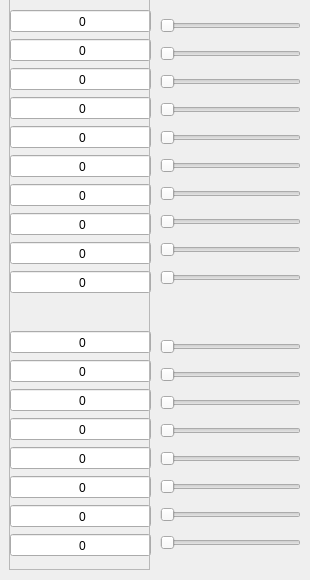
      <widget class="QWidget" name="tab_10">
       <attribute name="title">
        <string>2017</string>
       </attribute>
       <widget class="QFrame" name="verticalFrame_9">
        <property name="geometry">
         <rect>
          <x>160</x>
          <y>11</y>
          <width>141</width>
          <height>291</height>
         </rect>
        </property>
        <layout class="QVBoxLayout" name="verticalLayout_5">
         <property name="leftMargin">
          <number>0</number>
         </property>
         <property name="topMargin">
          <number>0</number>
         </property>
         <property name="rightMargin">
          <number>0</number>
         </property>
         <property name="bottomMargin">
          <number>0</number>
         </property>
         <item>
          <widget class="QSlider" name="horizontalSlider_3_1110">
           <property name="maximum">
            <number>1000000</number>
           </property>
           <property name="orientation">
            <enum>Qt::Horizontal</enum>
           </property>
          </widget>
         </item>
         <item>
          <widget class="QSlider" name="horizontalSlider_3_1120">
           <property name="maximum">
            <number>1000000</number>
           </property>
           <property name="orientation">
            <enum>Qt::Horizontal</enum>
           </property>
          </widget>
         </item>
         <item>
          <widget class="QSlider" name="horizontalSlider_3_1130">
           <property name="maximum">
            <number>1000000</number>
           </property>
           <property name="orientation">
            <enum>Qt::Horizontal</enum>
           </property>
          </widget>
         </item>
         <item>
          <widget class="QSlider" name="horizontalSlider_3_1140">
           <property name="maximum">
            <number>1000000</number>
           </property>
           <property name="orientation">
            <enum>Qt::Horizontal</enum>
           </property>
          </widget>
         </item>
         <item>
          <widget class="QSlider" name="horizontalSlider_3_1150">
           <property name="maximum">
            <number>1000000</number>
           </property>
           <property name="orientation">
            <enum>Qt::Horizontal</enum>
           </property>
          </widget>
         </item>
         <item>
          <widget class="QSlider" name="horizontalSlider_3_1160">
           <property name="maximum">
            <number>1000000</number>
           </property>
           <property name="orientation">
            <enum>Qt::Horizontal</enum>
           </property>
          </widget>
         </item>
         <item>
          <widget class="QSlider" name="horizontalSlider_3_1170">
           <property name="maximum">
            <number>1000000</number>
           </property>
           <property name="orientation">
            <enum>Qt::Horizontal</enum>
           </property>
          </widget>
         </item>
         <item>
          <widget class="QSlider" name="horizontalSlider_3_1180">
           <property name="maximum">
            <number>1000000</number>
           </property>
           <property name="orientation">
            <enum>Qt::Horizontal</enum>
           </property>
          </widget>
         </item>
         <item>
          <widget class="QSlider" name="horizontalSlider_3_1190">
           <property name="maximum">
            <number>1000000</number>
           </property>
           <property name="orientation">
            <enum>Qt::Horizontal</enum>
           </property>
          </widget>
         </item>
         <item>
          <widget class="QSlider" name="horizontalSlider_3_1100">
           <property name="maximum">
            <number>1000000</number>
           </property>
           <property name="orientation">
            <enum>Qt::Horizontal</enum>
           </property>
          </widget>
         </item>
        </layout>
       </widget>
       <widget class="QFrame" name="verticalFrame_32">
        <property name="geometry">
         <rect>
          <x>160</x>
          <y>332</y>
          <width>141</width>
          <height>231</height>
         </rect>
        </property>
        <layout class="QVBoxLayout" name="verticalLayout_34">
         <property name="leftMargin">
          <number>0</number>
         </property>
         <property name="topMargin">
          <number>0</number>
         </property>
         <property name="rightMargin">
          <number>0</number>
         </property>
         <property name="bottomMargin">
          <number>0</number>
         </property>
         <item>
          <widget class="QSlider" name="horizontalSlider_3_1210">
           <property name="maximum">
            <number>1000000</number>
           </property>
           <property name="orientation">
            <enum>Qt::Horizontal</enum>
           </property>
          </widget>
         </item>
         <item>
          <widget class="QSlider" name="horizontalSlider_3_1220">
           <property name="maximum">
            <number>1000000</number>
           </property>
           <property name="orientation">
            <enum>Qt::Horizontal</enum>
           </property>
          </widget>
         </item>
         <item>
          <widget class="QSlider" name="horizontalSlider_3_1230">
           <property name="maximum">
            <number>1000000</number>
           </property>
           <property name="orientation">
            <enum>Qt::Horizontal</enum>
           </property>
          </widget>
         </item>
         <item>
          <widget class="QSlider" name="horizontalSlider_3_1240">
           <property name="maximum">
            <number>1000000</number>
           </property>
           <property name="orientation">
            <enum>Qt::Horizontal</enum>
           </property>
          </widget>
         </item>
         <item>
          <widget class="QSlider" name="horizontalSlider_3_1250">
           <property name="maximum">
            <number>1000000</number>
           </property>
           <property name="orientation">
            <enum>Qt::Horizontal</enum>
           </property>
          </widget>
         </item>
         <item>
          <widget class="QSlider" name="horizontalSlider_3_1260">
           <property name="maximum">
            <number>1000000</number>
           </property>
           <property name="orientation">
            <enum>Qt::Horizontal</enum>
           </property>
          </widget>
         </item>
         <item>
          <widget class="QSlider" name="horizontalSlider_3_1200">
           <property name="maximum">
            <number>1000000</number>
           </property>
           <property name="orientation">
            <enum>Qt::Horizontal</enum>
           </property>
          </widget>
         </item>
         <item>
          <widget class="QSlider" name="horizontalSlider_3_1600">
           <property name="maximum">
            <number>1000000</number>
           </property>
           <property name="orientation">
            <enum>Qt::Horizontal</enum>
           </property>
          </widget>
         </item>
        </layout>
       </widget>
       <widget class="QFrame" name="verticalFrame_33">
        <property name="geometry">
         <rect>
          <x>10</x>
          <y>9</y>
          <width>141</width>
          <height>291</height>
         </rect>
        </property>
        <layout class="QVBoxLayout" name="verticalLayout_35">
         <property name="leftMargin">
          <number>0</number>
         </property>
         <property name="topMargin">
          <number>0</number>
         </property>
         <property name="rightMargin">
          <number>0</number>
         </property>
         <property name="bottomMargin">
          <number>0</number>
         </property>
         <item>
          <widget class="QLineEdit" name="lineEdit_3_1110">
           <property name="alignment">
            <set>Qt::AlignLeading|Qt::AlignLeft|Qt::AlignVCenter</set>
           </property>
           <property name="clearButtonEnabled">
            <bool>true</bool>
           </property>
          </widget>
         </item>
         <item>
          <widget class="QLineEdit" name="lineEdit_3_1120">
           <property name="alignment">
            <set>Qt::AlignLeading|Qt::AlignLeft|Qt::AlignVCenter</set>
           </property>
           <property name="clearButtonEnabled">
            <bool>true</bool>
           </property>
          </widget>
         </item>
         <item>
          <widget class="QLineEdit" name="lineEdit_3_1130">
           <property name="alignment">
            <set>Qt::AlignLeading|Qt::AlignLeft|Qt::AlignVCenter</set>
           </property>
           <property name="clearButtonEnabled">
            <bool>true</bool>
           </property>
          </widget>
         </item>
         <item>
          <widget class="QLineEdit" name="lineEdit_3_1140">
           <property name="alignment">
            <set>Qt::AlignLeading|Qt::AlignLeft|Qt::AlignVCenter</set>
           </property>
           <property name="clearButtonEnabled">
            <bool>true</bool>
           </property>
          </widget>
         </item>
         <item>
          <widget class="QLineEdit" name="lineEdit_3_1150">
           <property name="alignment">
            <set>Qt::AlignLeading|Qt::AlignLeft|Qt::AlignVCenter</set>
           </property>
           <property name="clearButtonEnabled">
            <bool>true</bool>
           </property>
          </widget>
         </item>
         <item>
          <widget class="QLineEdit" name="lineEdit_3_1160">
           <property name="alignment">
            <set>Qt::AlignLeading|Qt::AlignLeft|Qt::AlignVCenter</set>
           </property>
           <property name="clearButtonEnabled">
            <bool>true</bool>
           </property>
          </widget>
         </item>
         <item>
          <widget class="QLineEdit" name="lineEdit_3_1170">
           <property name="alignment">
            <set>Qt::AlignLeading|Qt::AlignLeft|Qt::AlignVCenter</set>
           </property>
           <property name="clearButtonEnabled">
            <bool>true</bool>
           </property>
          </widget>
         </item>
         <item>
          <widget class="QLineEdit" name="lineEdit_3_1180">
           <property name="alignment">
            <set>Qt::AlignLeading|Qt::AlignLeft|Qt::AlignVCenter</set>
           </property>
           <property name="clearButtonEnabled">
            <bool>true</bool>
           </property>
          </widget>
         </item>
         <item>
          <widget class="QLineEdit" name="lineEdit_3_1190">
           <property name="alignment">
            <set>Qt::AlignLeading|Qt::AlignLeft|Qt::AlignVCenter</set>
           </property>
           <property name="clearButtonEnabled">
            <bool>true</bool>
           </property>
          </widget>
         </item>
         <item>
          <widget class="QLineEdit" name="lineEdit_3_1100">
           <property name="alignment">
            <set>Qt::AlignLeading|Qt::AlignLeft|Qt::AlignVCenter</set>
           </property>
           <property name="clearButtonEnabled">
            <bool>true</bool>
           </property>
          </widget>
         </item>
        </layout>
       </widget>
       <widget class="QFrame" name="verticalFrame_34">
        <property name="geometry">
         <rect>
          <x>10</x>
          <y>330</y>
          <width>141</width>
          <height>231</height>
         </rect>
        </property>
        <layout class="QVBoxLayout" name="verticalLayout_36">
         <property name="leftMargin">
          <number>0</number>
         </property>
         <property name="topMargin">
          <number>0</number>
         </property>
         <property name="rightMargin">
          <number>0</number>
         </property>
         <property name="bottomMargin">
          <number>0</number>
         </property>
         <item>
          <widget class="QLineEdit" name="lineEdit_3_1210">
           <property name="inputMethodHints">
            <set>Qt::ImhDigitsOnly</set>
           </property>
           <property name="text">
            <string/>
           </property>
           <property name="maxLength">
            <number>20</number>
           </property>
           <property name="alignment">
            <set>Qt::AlignLeading|Qt::AlignLeft|Qt::AlignVCenter</set>
           </property>
           <property name="clearButtonEnabled">
            <bool>true</bool>
           </property>
          </widget>
         </item>
         <item>
          <widget class="QLineEdit" name="lineEdit_3_1220">
           <property name="inputMethodHints">
            <set>Qt::ImhDigitsOnly</set>
           </property>
           <property name="text">
            <string/>
           </property>
           <property name="maxLength">
            <number>20</number>
           </property>
           <property name="alignment">
            <set>Qt::AlignLeading|Qt::AlignLeft|Qt::AlignVCenter</set>
           </property>
           <property name="clearButtonEnabled">
            <bool>true</bool>
           </property>
          </widget>
         </item>
         <item>
          <widget class="QLineEdit" name="lineEdit_3_1230">
           <property name="inputMethodHints">
            <set>Qt::ImhDigitsOnly</set>
           </property>
           <property name="text">
            <string/>
           </property>
           <property name="maxLength">
            <number>20</number>
           </property>
           <property name="alignment">
            <set>Qt::AlignLeading|Qt::AlignLeft|Qt::AlignVCenter</set>
           </property>
           <property name="clearButtonEnabled">
            <bool>true</bool>
           </property>
          </widget>
         </item>
         <item>
          <widget class="QLineEdit" name="lineEdit_3_1240">
           <property name="inputMethodHints">
            <set>Qt::ImhDigitsOnly</set>
           </property>
           <property name="text">
            <string/>
           </property>
           <property name="maxLength">
            <number>20</number>
           </property>
           <property name="alignment">
            <set>Qt::AlignLeading|Qt::AlignLeft|Qt::AlignVCenter</set>
           </property>
           <property name="clearButtonEnabled">
            <bool>true</bool>
           </property>
          </widget>
         </item>
         <item>
          <widget class="QLineEdit" name="lineEdit_3_1250">
           <property name="inputMethodHints">
            <set>Qt::ImhDigitsOnly</set>
           </property>
           <property name="text">
            <string/>
           </property>
           <property name="maxLength">
            <number>20</number>
           </property>
           <property name="alignment">
            <set>Qt::AlignLeading|Qt::AlignLeft|Qt::AlignVCenter</set>
           </property>
           <property name="clearButtonEnabled">
            <bool>true</bool>
           </property>
          </widget>
         </item>
         <item>
          <widget class="QLineEdit" name="lineEdit_3_1260">
           <property name="inputMethodHints">
            <set>Qt::ImhDigitsOnly</set>
           </property>
           <property name="text">
            <string/>
           </property>
           <property name="maxLength">
            <number>20</number>
           </property>
           <property name="alignment">
            <set>Qt::AlignLeading|Qt::AlignLeft|Qt::AlignVCenter</set>
           </property>
           <property name="clearButtonEnabled">
            <bool>true</bool>
           </property>
          </widget>
         </item>
         <item>
          <widget class="QLineEdit" name="lineEdit_3_1200">
           <property name="inputMethodHints">
            <set>Qt::ImhDigitsOnly</set>
           </property>
           <property name="text">
            <string/>
           </property>
           <property name="maxLength">
            <number>20</number>
           </property>
           <property name="alignment">
            <set>Qt::AlignLeading|Qt::AlignLeft|Qt::AlignVCenter</set>
           </property>
           <property name="clearButtonEnabled">
            <bool>true</bool>
           </property>
          </widget>
         </item>
         <item>
          <widget class="QLineEdit" name="lineEdit_3_1600">
           <property name="inputMethodHints">
            <set>Qt::ImhDigitsOnly</set>
           </property>
           <property name="text">
            <string/>
           </property>
           <property name="maxLength">
            <number>20</number>
           </property>
           <property name="alignment">
            <set>Qt::AlignLeading|Qt::AlignLeft|Qt::AlignVCenter</set>
           </property>
           <property name="clearButtonEnabled">
            <bool>true</bool>
           </property>
          </widget>
         </item>
        </layout>
       </widget>
       <widget class="QFrame" name="frame_7">
        <property name="geometry">
         <rect>
          <x>9</x>
          <y>-1</y>
          <width>141</width>
          <height>571</height>
         </rect>
        </property>
        <property name="frameShape">
         <enum>QFrame::StyledPanel</enum>
        </property>
        <property name="frameShadow">
         <enum>QFrame::Raised</enum>
        </property>
        <widget class="QLabel" name="label_197">
         <property name="geometry">
          <rect>
           <x>50</x>
           <y>16</y>
           <width>47</width>
           <height>13</height>
          </rect>
         </property>
         <property name="text">
          <string>0</string>
         </property>
         <property name="alignment">
          <set>Qt::AlignCenter</set>
         </property>
        </widget>
        <widget class="QLabel" name="label_198">
         <property name="geometry">
          <rect>
           <x>50</x>
           <y>45</y>
           <width>47</width>
           <height>13</height>
          </rect>
         </property>
         <property name="text">
          <string>0</string>
         </property>
         <property name="alignment">
          <set>Qt::AlignCenter</set>
         </property>
        </widget>
        <widget class="QLabel" name="label_199">
         <property name="geometry">
          <rect>
           <x>50</x>
           <y>74</y>
           <width>47</width>
           <height>13</height>
          </rect>
         </property>
         <property name="text">
          <string>0</string>
         </property>
         <property name="alignment">
          <set>Qt::AlignCenter</set>
         </property>
        </widget>
        <widget class="QLabel" name="label_200">
         <property name="geometry">
          <rect>
           <x>50</x>
           <y>103</y>
           <width>47</width>
           <height>13</height>
          </rect>
         </property>
         <property name="text">
          <string>0</string>
         </property>
         <property name="alignment">
          <set>Qt::AlignCenter</set>
         </property>
        </widget>
        <widget class="QLabel" name="label_201">
         <property name="geometry">
          <rect>
           <x>50</x>
           <y>132</y>
           <width>47</width>
           <height>13</height>
          </rect>
         </property>
         <property name="text">
          <string>0</string>
         </property>
         <property name="alignment">
          <set>Qt::AlignCenter</set>
         </property>
        </widget>
        <widget class="QLabel" name="label_202">
         <property name="geometry">
          <rect>
           <x>50</x>
           <y>161</y>
           <width>47</width>
           <height>13</height>
          </rect>
         </property>
         <property name="text">
          <string>0</string>
         </property>
         <property name="alignment">
          <set>Qt::AlignCenter</set>
         </property>
        </widget>
        <widget class="QLabel" name="label_203">
         <property name="geometry">
          <rect>
           <x>50</x>
           <y>190</y>
           <width>47</width>
           <height>13</height>
          </rect>
         </property>
         <property name="text">
          <string>0</string>
         </property>
         <property name="alignment">
          <set>Qt::AlignCenter</set>
         </property>
        </widget>
        <widget class="QLabel" name="label_204">
         <property name="geometry">
          <rect>
           <x>50</x>
           <y>219</y>
           <width>47</width>
           <height>13</height>
          </rect>
         </property>
         <property name="text">
          <string>0</string>
         </property>
         <property name="alignment">
          <set>Qt::AlignCenter</set>
         </property>
        </widget>
        <widget class="QLabel" name="label_205">
         <property name="geometry">
          <rect>
           <x>50</x>
           <y>248</y>
           <width>47</width>
           <height>13</height>
          </rect>
         </property>
         <property name="text">
          <string>0</string>
         </property>
         <property name="alignment">
          <set>Qt::AlignCenter</set>
         </property>
        </widget>
        <widget class="QLabel" name="label_206">
         <property name="geometry">
          <rect>
           <x>50</x>
           <y>277</y>
           <width>47</width>
           <height>13</height>
          </rect>
         </property>
         <property name="text">
          <string>0</string>
         </property>
         <property name="alignment">
          <set>Qt::AlignCenter</set>
         </property>
        </widget>
        <widget class="QLabel" name="label_207">
         <property name="geometry">
          <rect>
           <x>50</x>
           <y>337</y>
           <width>47</width>
           <height>13</height>
          </rect>
         </property>
         <property name="text">
          <string>0</string>
         </property>
         <property name="alignment">
          <set>Qt::AlignCenter</set>
         </property>
        </widget>
        <widget class="QLabel" name="label_208">
         <property name="geometry">
          <rect>
           <x>50</x>
           <y>366</y>
           <width>47</width>
           <height>13</height>
          </rect>
         </property>
         <property name="text">
          <string>0</string>
         </property>
         <property name="alignment">
          <set>Qt::AlignCenter</set>
         </property>
        </widget>
        <widget class="QLabel" name="label_209">
         <property name="geometry">
          <rect>
           <x>50</x>
           <y>395</y>
           <width>47</width>
           <height>13</height>
          </rect>
         </property>
         <property name="text">
          <string>0</string>
         </property>
         <property name="alignment">
          <set>Qt::AlignCenter</set>
         </property>
        </widget>
        <widget class="QLabel" name="label_210">
         <property name="geometry">
          <rect>
           <x>50</x>
           <y>424</y>
           <width>47</width>
           <height>13</height>
          </rect>
         </property>
         <property name="text">
          <string>0</string>
         </property>
         <property name="alignment">
          <set>Qt::AlignCenter</set>
         </property>
        </widget>
        <widget class="QLabel" name="label_211">
         <property name="geometry">
          <rect>
           <x>50</x>
           <y>453</y>
           <width>47</width>
           <height>13</height>
          </rect>
         </property>
         <property name="text">
          <string>0</string>
         </property>
         <property name="alignment">
          <set>Qt::AlignCenter</set>
         </property>
        </widget>
        <widget class="QLabel" name="label_212">
         <property name="geometry">
          <rect>
           <x>50</x>
           <y>482</y>
           <width>47</width>
           <height>13</height>
          </rect>
         </property>
         <property name="text">
          <string>0</string>
         </property>
         <property name="alignment">
          <set>Qt::AlignCenter</set>
         </property>
        </widget>
        <widget class="QLabel" name="label_213">
         <property name="geometry">
          <rect>
           <x>50</x>
           <y>511</y>
           <width>47</width>
           <height>13</height>
          </rect>
         </property>
         <property name="text">
          <string>0</string>
         </property>
         <property name="alignment">
          <set>Qt::AlignCenter</set>
         </property>
        </widget>
        <widget class="QLabel" name="label_214">
         <property name="geometry">
          <rect>
           <x>50</x>
           <y>540</y>
           <width>47</width>
           <height>13</height>
          </rect>
         </property>
         <property name="text">
          <string>0</string>
         </property>
         <property name="alignment">
          <set>Qt::AlignCenter</set>
         </property>
        </widget>
       </widget>
      </widget>
